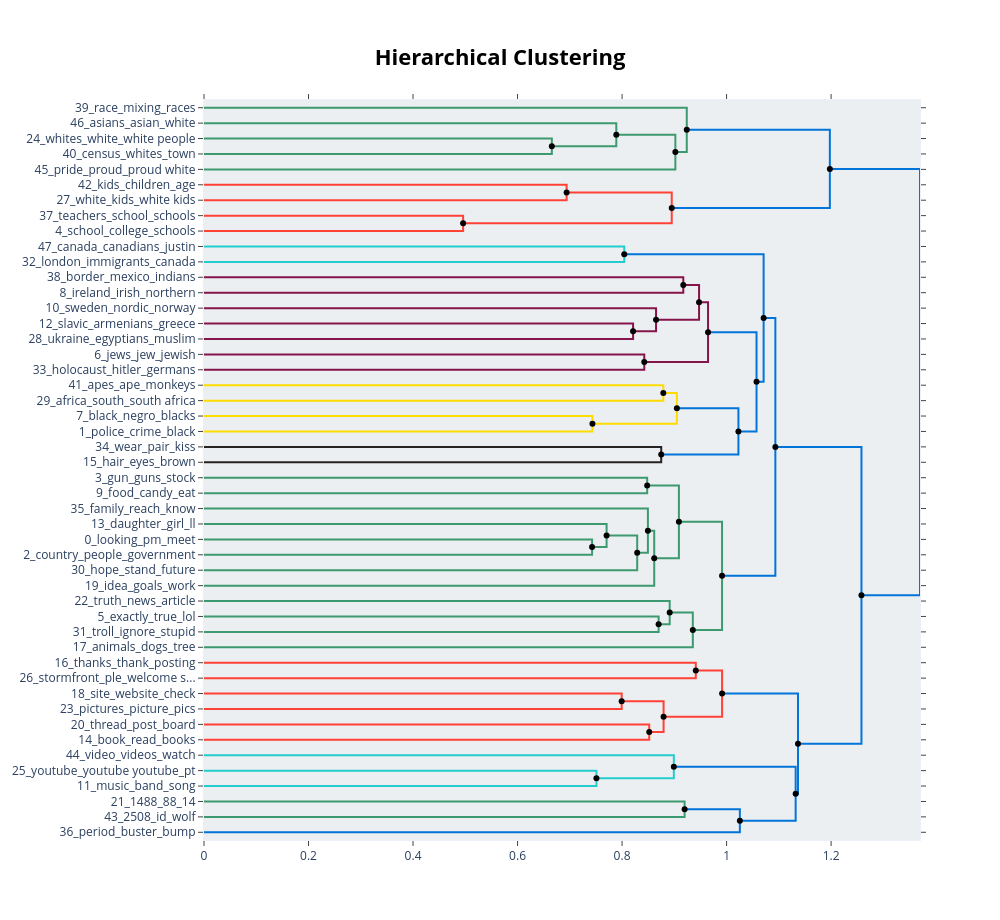

The code cell stored with this chart in its notebook:
### Code cell
hier = topic_model_all.hierarchical_topics(docs_all)
fig = topic_model_all.visualize_hierarchy(hierarchical_topics=hier)
fig.show()

### Figure 1 — Plotly figure (JSON) as saved in the notebook; plotly's stock layout.template omitted (floating-point values rounded to 4 significant figures)
{"data": [{"hoverinfo": "text", "marker": {"color": "rgb(61,153,112)"}, "mode": "lines", "text": ["whites_white_white people_minority_nonwhites", "", "", "census_whites_town_population_white"], "type": "scatter", "x": [0.0, 0.6656, 0.6656, 0.0], "xaxis": "x", "y": [-25.0, -25.0, -35.0, -35.0], "yaxis": "y"}, {"hoverinfo": "text", "marker": {"color": "rgb(61,153,112)"}, "mode": "lines", "text": ["asians_asian_white_whites_genetic", "", "", "whites_white_minority_census_white people"], "type": "scatter", "x": [0.0, 0.789, 0.789, 0.6656], "xaxis": "x", "y": [-15.0, -15.0, -30.0, -30.0], "yaxis": "y"}, {"hoverinfo": "text", "marker": {"color": "rgb(61,153,112)"}, "mode": "lines", "text": ["whites_asians_white_asian_white people", "", "", "pride_proud_proud white_white_white pride"], "type": "scatter", "x": [0.789, 0.902, 0.902, 0.0], "xaxis": "x", "y": [-22.5, -22.5, -45.0, -45.0], "yaxis": "y"}, {"hoverinfo": "text", "marker": {"color": "rgb(61,153,112)"}, "mode": "lines", "text": ["race_mixing_races_race mixing_love race", "", "", "whites_white_asians_asian_pride"], "type": "scatter", "x": [0.0, 0.9238, 0.9238, 0.902], "xaxis": "x", "y": [-5.0, -5.0, -33.75, -33.75], "yaxis": "y"}, {"hoverinfo": "text", "marker": {"color": "rgb(255,65,54)"}, "mode": "lines", "text": ["kids_children_age_child_baby", "", "", "white_kids_white kids_children_white women"], "type": "scatter", "x": [0.0, 0.6939, 0.6939, 0.0], "xaxis": "x", "y": [-55.0, -55.0, -65.0, -65.0], "yaxis": "y"}, {"hoverinfo": "text", "marker": {"color": "rgb(255,65,54)"}, "mode": "lines", "text": ["teachers_school_schools_white_teach", "", "", "school_college_schools_teachers_kids"], "type": "scatter", "x": [0.0, 0.4959, 0.4959, 0.0], "xaxis": "x", "y": [-75.0, -75.0, -85.0, -85.0], "yaxis": "y"}, {"hoverinfo": "text", "marker": {"color": "rgb(255,65,54)"}, "mode": "lines", "text": ["kids_white_children_white kids_child", "", "", "school_teachers_schools_college_kids"], "type": "scatter", "x": [0.6939, 0.8951, 0.8951, 0.4959], "xaxis": "x", "y": [-60.0, -60.0, -80.0, -80.0], "yaxis": "y"}, {"hoverinfo": "text", "marker": {"color": "rgb(0,116,217)"}, "mode": "lines", "text": ["whites_race_white_asians_asian", "", "", "school_kids_schools_teachers_college"], "type": "scatter", "x": [0.9238, 1.198, 1.198, 0.8951], "xaxis": "x", "y": [-19.38, -19.38, -70.0, -70.0], "yaxis": "y"}, {"hoverinfo": "text", "marker": {"color": "rgb(35,205,205)"}, "mode": "lines", "text": ["canada_canadians_justin_prime_wake", "", "", "london_immigrants_canada_british_britain"], "type": "scatter", "x": [0.0, 0.8042, 0.8042, 0.0], "xaxis": "x", "y": [-95.0, -95.0, -105.0, -105.0], "yaxis": "y"}, {"hoverinfo": "text", "marker": {"color": "rgb(133,20,75)"}, "mode": "lines", "text": ["border_mexico_indians_drug_native", "", "", "ireland_irish_northern_country_people"], "type": "scatter", "x": [0.0, 0.9172, 0.9172, 0.0], "xaxis": "x", "y": [-115.0, -115.0, -125.0, -125.0], "yaxis": "y"}, {"hoverinfo": "text", "marker": {"color": "rgb(133,20,75)"}, "mode": "lines", "text": ["slavic_armenians_greece_bulgarian_hungarian", "", "", "ukraine_egyptians_muslim_muslims_russia"], "type": "scatter", "x": [0.0, 0.8211, 0.8211, 0.0], "xaxis": "x", "y": [-145.0, -145.0, -155.0, -155.0], "yaxis": "y"}, {"hoverinfo": "text", "marker": {"color": "rgb(133,20,75)"}, "mode": "lines", "text": ["sweden_nordic_norway_finland_swedish", "", "", "slavic_ukraine_armenians_greece_bulgarian"], "type": "scatter", "x": [0.0, 0.865, 0.865, 0.8211], "xaxis": "x", "y": [-135.0, -135.0, -150.0, -150.0], "yaxis": "y"}, {"hoverinfo": "text", "marker": {"color": "rgb(133,20,75)"}, "mode": "lines", "text": ["ireland_irish_northern_border_country", "", "", "nordic_sweden_slavic_norway_ukraine"], "type": "scatter", "x": [0.9172, 0.9473, 0.9473, 0.865], "xaxis": "x", "y": [-120.0, -120.0, -142.5, -142.5], "yaxis": "y"}, {"hoverinfo": "text", "marker": {"color": "rgb(133,20,75)"}, "mode": "lines", "text": ["jews_jew_jewish_israel_jesus", "", "", "holocaust_hitler_germans_youtube_nazi"], "type": "scatter", "x": [0.0, 0.8425, 0.8425, 0.0], "xaxis": "x", "y": [-165.0, -165.0, -175.0, -175.0], "yaxis": "y"}, {"hoverinfo": "text", "marker": {"color": "rgb(133,20,75)"}, "mode": "lines", "text": ["ireland_irish_nordic_sweden_slavic", "", "", "jews_jew_jewish_israel_holocaust"], "type": "scatter", "x": [0.9473, 0.9645, 0.9645, 0.8425], "xaxis": "x", "y": [-131.2, -131.2, -170.0, -170.0], "yaxis": "y"}, {"hoverinfo": "text", "marker": {"color": "rgb(255,220,0)"}, "mode": "lines", "text": ["apes_ape_monkeys_monkey_planet", "", "", "africa_south_south africa_sa_africans"], "type": "scatter", "x": [0.0, 0.8789, 0.8789, 0.0], "xaxis": "x", "y": [-185.0, -185.0, -195.0, -195.0], "yaxis": "y"}, {"hoverinfo": "text", "marker": {"color": "rgb(255,220,0)"}, "mode": "lines", "text": ["black_negro_blacks_negroes_black people", "", "", "police_crime_black_youtube_charged"], "type": "scatter", "x": [0.0, 0.7433, 0.7433, 0.0], "xaxis": "x", "y": [-205.0, -205.0, -215.0, -215.0], "yaxis": "y"}, {"hoverinfo": "text", "marker": {"color": "rgb(255,220,0)"}, "mode": "lines", "text": ["africa_apes_ape_south africa_south", "", "", "black_negro_blacks_police_crime"], "type": "scatter", "x": [0.8789, 0.9049, 0.9049, 0.7433], "xaxis": "x", "y": [-190.0, -190.0, -210.0, -210.0], "yaxis": "y"}, {"hoverinfo": "text", "marker": {"color": "rgb(40,35,35)"}, "mode": "lines", "text": ["wear_pair_kiss_boots_hit", "", "", "hair_eyes_brown_blue_green"], "type": "scatter", "x": [0.0, 0.8749, 0.8749, 0.0], "xaxis": "x", "y": [-225.0, -225.0, -235.0, -235.0], "yaxis": "y"}, {"hoverinfo": "text", "marker": {"color": "rgb(0,116,217)"}, "mode": "lines", "text": ["black_blacks_negro_police_africa", "", "", "hair_eyes_brown_blue_green"], "type": "scatter", "x": [0.9049, 1.023, 1.023, 0.8749], "xaxis": "x", "y": [-200.0, -200.0, -230.0, -230.0], "yaxis": "y"}, {"hoverinfo": "text", "marker": {"color": "rgb(0,116,217)"}, "mode": "lines", "text": ["ireland_jews_irish_jew_jewish", "", "", "black_blacks_hair_negro_police"], "type": "scatter", "x": [0.9645, 1.057, 1.057, 1.023], "xaxis": "x", "y": [-150.6, -150.6, -215.0, -215.0], "yaxis": "y"}, {"hoverinfo": "text", "marker": {"color": "rgb(0,116,217)"}, "mode": "lines", "text": ["canada_london_immigrants_british_city", "", "", "ireland_jews_black_irish_jew"], "type": "scatter", "x": [0.8042, 1.071, 1.071, 1.057], "xaxis": "x", "y": [-100.0, -100.0, -182.8, -182.8], "yaxis": "y"}, {"hoverinfo": "text", "marker": {"color": "rgb(61,153,112)"}, "mode": "lines", "text": ["gun_guns_stock_yards_steel", "", "", "food_candy_eat_beer_drink"], "type": "scatter", "x": [0.0, 0.848, 0.848, 0.0], "xaxis": "x", "y": [-245.0, -245.0, -255.0, -255.0], "yaxis": "y"}, {"hoverinfo": "text", "marker": {"color": "rgb(61,153,112)"}, "mode": "lines", "text": ["looking_pm_meet_live_area", "", "", "country_people_government_welfare_money"], "type": "scatter", "x": [0.0, 0.7426, 0.7426, 0.0], "xaxis": "x", "y": [-285.0, -285.0, -295.0, -295.0], "yaxis": "y"}, {"hoverinfo": "text", "marker": {"color": "rgb(61,153,112)"}, "mode": "lines", "text": ["daughter_girl_ll_movie_child", "", "", "looking_pm_meet_live_im"], "type": "scatter", "x": [0.0, 0.7704, 0.7704, 0.7426], "xaxis": "x", "y": [-275.0, -275.0, -290.0, -290.0], "yaxis": "y"}, {"hoverinfo": "text", "marker": {"color": "rgb(61,153,112)"}, "mode": "lines", "text": ["looking_pm_live_meet_im", "", "", "hope_stand_future_going_let"], "type": "scatter", "x": [0.7704, 0.829, 0.829, 0.0], "xaxis": "x", "y": [-282.5, -282.5, -305.0, -305.0], "yaxis": "y"}, {"hoverinfo": "text", "marker": {"color": "rgb(61,153,112)"}, "mode": "lines", "text": ["family_reach_know_eyes_dont", "", "", "looking_pm_live_meet_im"], "type": "scatter", "x": [0.0, 0.8494, 0.8494, 0.829], "xaxis": "x", "y": [-265.0, -265.0, -293.8, -293.8], "yaxis": "y"}, {"hoverinfo": "text", "marker": {"color": "rgb(61,153,112)"}, "mode": "lines", "text": ["looking_pm_live_meet_people", "", "", "idea_goals_work_possible_sounds like"], "type": "scatter", "x": [0.8494, 0.8615, 0.8615, 0.0], "xaxis": "x", "y": [-279.4, -279.4, -315.0, -315.0], "yaxis": "y"}, {"hoverinfo": "text", "marker": {"color": "rgb(61,153,112)"}, "mode": "lines", "text": ["gun_guns_food_candy_eat", "", "", "looking_pm_live_meet_people"], "type": "scatter", "x": [0.848, 0.9088, 0.9088, 0.8615], "xaxis": "x", "y": [-250.0, -250.0, -297.2, -297.2], "yaxis": "y"}, {"hoverinfo": "text", "marker": {"color": "rgb(61,153,112)"}, "mode": "lines", "text": ["exactly_true_lol_sad_hear", "", "", "troll_ignore_stupid_idiot_idiotic"], "type": "scatter", "x": [0.0, 0.8699, 0.8699, 0.0], "xaxis": "x", "y": [-335.0, -335.0, -345.0, -345.0], "yaxis": "y"}, {"hoverinfo": "text", "marker": {"color": "rgb(61,153,112)"}, "mode": "lines", "text": ["truth_news_article_lies_evidence", "", "", "exactly_troll_true_nt_know"], "type": "scatter", "x": [0.0, 0.8911, 0.8911, 0.8699], "xaxis": "x", "y": [-325.0, -325.0, -340.0, -340.0], "yaxis": "y"}, {"hoverinfo": "text", "marker": {"color": "rgb(61,153,112)"}, "mode": "lines", "text": ["truth_news_exactly_nt_article", "", "", "animals_dogs_tree_wolves_cats"], "type": "scatter", "x": [0.8911, 0.9354, 0.9354, 0.0], "xaxis": "x", "y": [-332.5, -332.5, -355.0, -355.0], "yaxis": "y"}, {"hoverinfo": "text", "marker": {"color": "rgb(61,153,112)"}, "mode": "lines", "text": ["looking_just_people_like_pm", "", "", "truth_animals_dogs_news_nt"], "type": "scatter", "x": [0.9088, 0.9913, 0.9913, 0.9354], "xaxis": "x", "y": [-273.6, -273.6, -343.8, -343.8], "yaxis": "y"}, {"hoverinfo": "text", "marker": {"color": "rgb(0,116,217)"}, "mode": "lines", "text": ["ireland_jews_black_irish_jew", "", "", "just_like_people_looking_nt"], "type": "scatter", "x": [1.071, 1.093, 1.093, 0.9913], "xaxis": "x", "y": [-141.4, -141.4, -308.7, -308.7], "yaxis": "y"}, {"hoverinfo": "text", "marker": {"color": "rgb(255,65,54)"}, "mode": "lines", "text": ["thanks_thank_posting_good luck_thanks posting", "", "", "stormfront_ple_welcome stormfront_forum_devoted"], "type": "scatter", "x": [0.0, 0.9411, 0.9411, 0.0], "xaxis": "x", "y": [-365.0, -365.0, -375.0, -375.0], "yaxis": "y"}, {"hoverinfo": "text", "marker": {"color": "rgb(255,65,54)"}, "mode": "lines", "text": ["site_website_check_page_account", "", "", "pictures_picture_pics_photos_use"], "type": "scatter", "x": [0.0, 0.7993, 0.7993, 0.0], "xaxis": "x", "y": [-385.0, -385.0, -395.0, -395.0], "yaxis": "y"}, {"hoverinfo": "text", "marker": {"color": "rgb(255,65,54)"}, "mode": "lines", "text": ["thread_post_board_mods_comment", "", "", "book_read_books_pdf_booklet"], "type": "scatter", "x": [0.0, 0.852, 0.852, 0.0], "xaxis": "x", "y": [-405.0, -405.0, -415.0, -415.0], "yaxis": "y"}, {"hoverinfo": "text", "marker": {"color": "rgb(255,65,54)"}, "mode": "lines", "text": ["site_pictures_website_check_account", "", "", "thread_book_read_post_books"], "type": "scatter", "x": [0.7993, 0.8795, 0.8795, 0.852], "xaxis": "x", "y": [-390.0, -390.0, -410.0, -410.0], "yaxis": "y"}, {"hoverinfo": "text", "marker": {"color": "rgb(255,65,54)"}, "mode": "lines", "text": ["stormfront_thanks_thank_ple_welcome", "", "", "thread_book_read_post_site"], "type": "scatter", "x": [0.9411, 0.9914, 0.9914, 0.8795], "xaxis": "x", "y": [-370.0, -370.0, -400.0, -400.0], "yaxis": "y"}, {"hoverinfo": "text", "marker": {"color": "rgb(35,205,205)"}, "mode": "lines", "text": ["youtube_youtube youtube_pt_kalispell_christmas", "", "", "music_band_song_youtube_poland"], "type": "scatter", "x": [0.0, 0.7509, 0.7509, 0.0], "xaxis": "x", "y": [-435.0, -435.0, -445.0, -445.0], "yaxis": "y"}, {"hoverinfo": "text", "marker": {"color": "rgb(35,205,205)"}, "mode": "lines", "text": ["video_videos_watch_watch video_watched", "", "", "youtube_music_band_song_youtube youtube"], "type": "scatter", "x": [0.0, 0.8991, 0.8991, 0.7509], "xaxis": "x", "y": [-425.0, -425.0, -440.0, -440.0], "yaxis": "y"}, {"hoverinfo": "text", "marker": {"color": "rgb(61,153,112)"}, "mode": "lines", "text": ["1488_88_14_16_11", "", "", "2508_id_wolf_26155_threadid"], "type": "scatter", "x": [0.0, 0.9197, 0.9197, 0.0], "xaxis": "x", "y": [-455.0, -455.0, -465.0, -465.0], "yaxis": "y"}, {"hoverinfo": "text", "marker": {"color": "rgb(0,116,217)"}, "mode": "lines", "text": ["2508_1488_88_id_14", "", "", "period_buster_bump__"], "type": "scatter", "x": [0.9197, 1.025, 1.025, 0.0], "xaxis": "x", "y": [-460.0, -460.0, -475.0, -475.0], "yaxis": "y"}, {"hoverinfo": "text", "marker": {"color": "rgb(0,116,217)"}, "mode": "lines", "text": ["youtube_music_video_band_song", "", "", "2508_1488_88_id_14"], "type": "scatter", "x": [0.8991, 1.132, 1.132, 1.025], "xaxis": "x", "y": [-432.5, -432.5, -467.5, -467.5], "yaxis": "y"}, {"hoverinfo": "text", "marker": {"color": "rgb(0,116,217)"}, "mode": "lines", "text": ["stormfront_thanks_thread_thank_post", "", "", "youtube_music_video_band_song"], "type": "scatter", "x": [0.9914, 1.137, 1.137, 1.132], "xaxis": "x", "y": [-385.0, -385.0, -450.0, -450.0], "yaxis": "y"}, {"hoverinfo": "text", "marker": {"color": "rgb(0,116,217)"}, "mode": "lines", "text": ["people_like_just_nt_black", "", "", "youtube_stormfront_thanks_music_thread"], "type": "scatter", "x": [1.093, 1.258, 1.258, 1.137], "xaxis": "x", "y": [-225.0, -225.0, -417.5, -417.5], "yaxis": "y"}, {"hoverinfo": "text", "marker": {"color": "rgb(0,116,217)"}, "mode": "lines", "text": ["school_white_kids_schools_whites", "", "", "like_just_youtube_people_nt"], "type": "scatter", "x": [1.198, 1.37, 1.37, 1.258], "xaxis": "x", "y": [-44.69, -44.69, -321.3, -321.3], "yaxis": "y"}, {"hoverinfo": "text", "hovertext": ["whites_asians_white_asian_white people", "kids_white_children_white kids_child", "whites_race_white_asians_asian", "ireland_irish_northern_border_country", "ireland_irish_nordic_sweden_slavic", "africa_apes_ape_south africa_south", "black_blacks_negro_police_africa", "ireland_jews_irish_jew_jewish", "canada_london_immigrants_british_city", "looking_pm_live_meet_im", "looking_pm_live_meet_people", "gun_guns_food_candy_eat", "truth_news_exactly_nt_article", "looking_just_people_like_pm", "ireland_jews_black_irish_jew", "site_pictures_website_check_account", "stormfront_thanks_thank_ple_welcome", "2508_1488_88_id_14", "youtube_music_video_band_song", "stormfront_thanks_thread_thank_post", "people_like_just_nt_black", "school_white_kids_schools_whites"], "marker": {"color": "black"}, "mode": "markers", "showlegend": false, "type": "scatter", "x": [0.789, 0.6939, 0.9238, 0.9172, 0.9473, 0.8789, 0.9049, 0.9645, 0.8042, 0.7704, 0.8494, 0.848, 0.8911, 0.9088, 1.071, 0.7993, 0.9411, 0.9197, 0.8991, 0.9914, 1.093, 1.198], "y": [-22.5, -60, -19.38, -120, -131.2, -190, -200, -150.6, -100, -282.5, -279.4, -250, -332.5, -273.6, -141.4, -390, -370, -460, -432.5, -385, -225.0, -44.69]}, {"hoverinfo": "text", "hovertext": ["whites_white_minority_census_white people", "whites_white_asians_asian_pride", "school_teachers_schools_college_kids", "school_kids_schools_teachers_college", "slavic_ukraine_armenians_greece_bulgarian", "nordic_sweden_slavic_norway_ukraine", "jews_jew_jewish_israel_holocaust", "black_negro_blacks_police_crime", "hair_eyes_brown_blue_green", "black_blacks_hair_negro_police", "ireland_jews_black_irish_jew", "looking_pm_meet_live_im", "looking_pm_live_meet_im", "looking_pm_live_meet_people", "exactly_troll_true_nt_know", "truth_animals_dogs_news_nt", "just_like_people_looking_nt", "thread_book_read_post_books", "thread_book_read_post_site", "youtube_music_band_song_youtube youtube", "2508_1488_88_id_14", "youtube_music_video_band_song", "youtube_stormfront_thanks_music_thread", "like_just_youtube_people_nt"], "marker": {"color": "black"}, "mode": "markers", "showlegend": false, "type": "scatter", "x": [0.6656, 0.902, 0.4959, 0.8951, 0.8211, 0.865, 0.8425, 0.7433, 0.8749, 1.023, 1.057, 0.7426, 0.829, 0.8615, 0.8699, 0.9354, 0.9913, 0.852, 0.8795, 0.7509, 1.025, 1.132, 1.137, 1.258], "y": [-30, -33.75, -80, -70, -150, -142.5, -170, -210, -230, -215, -182.8, -290, -293.8, -297.2, -340, -343.8, -308.7, -410, -400, -440, -467.5, -450, -417.5, -321.3]}], "layout": {"autosize": false, "height": 920, "hoverlabel": {"bgcolor": "white", "font": {"family": "Rockwell", "size": 16}}, "hovermode": "closest", "plot_bgcolor": "#ECEFF1", "showlegend": false, "title": {"font": {"color": "Black", "size": 22}, "text": "<b>Hierarchical Clustering</b>", "x": 0.5, "xanchor": "center", "yanchor": "top"}, "width": 1000, "xaxis": {"mirror": "allticks", "rangemode": "tozero", "showgrid": false, "showline": true, "showticklabels": true, "ticks": "outside", "type": "linear", "zeroline": false}, "yaxis": {"mirror": "allticks", "range": [-480, 0], "rangemode": "tozero", "showgrid": false, "showline": true, "showticklabels": true, "tickmode": "array", "ticks": "outside", "ticktext": ["39_race_mixing_races", "46_asians_asian_white", "24_whites_white_white people", "40_census_whites_town", "45_pride_proud_proud white", "42_kids_children_age", "27_white_kids_white kids", "37_teachers_school_schools", "4_school_college_schools", "47_canada_canadians_justin", "32_london_immigrants_canada", "38_border_mexico_indians", "8_ireland_irish_northern", "10_sweden_nordic_norway", "12_slavic_armenians_greece", "28_ukraine_egyptians_muslim", "6_jews_jew_jewish", "33_holocaust_hitler_germans", "41_apes_ape_monkeys", "29_africa_south_south africa", "7_black_negro_blacks", "1_police_crime_black", "34_wear_pair_kiss", "15_hair_eyes_brown", "3_gun_guns_stock", "9_food_candy_eat", "35_family_reach_know", "13_daughter_girl_ll", "0_looking_pm_meet", "2_country_people_government", "30_hope_stand_future", "19_idea_goals_work", "22_truth_news_article", "5_exactly_true_lol", "31_troll_ignore_stupid", "17_animals_dogs_tree", "16_thanks_thank_posting", "26_stormfront_ple_welcome s...", "18_site_website_check", "23_pictures_picture_pics", "20_thread_post_board", "14_book_read_books", "44_video_videos_watch", "25_youtube_youtube youtube_pt", "11_music_band_song", "21_1488_88_14", "43_2508_id_wolf", "36_period_buster_bump"], "tickvals": [-5, -15, -25, -35, -45, -55, -65, -75, -85, -95, -105, -115, -125, -135, -145, -155, -165, -175, -185, -195, -205, -215, -225, -235, -245, -255, -265, -275, -285, -295, -305, -315, -325, -335, -345, -355, -365, -375, -385, -395, -405, -415, -425, -435, -445, -455, -465, -475], "type": "linear", "zeroline": false}}}
